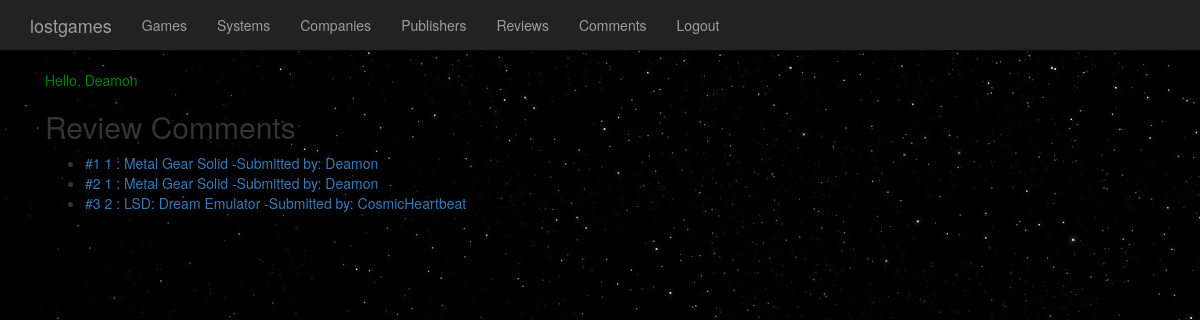
Screenshot of /core/review_comments/ (signed in) with the database file from the repository.
### lostgames/models.py (models this page shows, shortened)
class Review_Comment(models.Model):
    review = models.ForeignKey(Review, on_delete=models.CASCADE)
    comment_text = models.TextField(blank=False, max_length=2500)
    user = models.ForeignKey(User, null=False, on_delete=models.CASCADE)
    created = models.DateTimeField(auto_now_add=True)
    modified = models.DateTimeField(auto_now=True)
    likes = models.PositiveIntegerField(default=0, null=False)

class Review(models.Model):
    game = models.ForeignKey(Game, on_delete=models.CASCADE)
    review_text = models.TextField(blank=False)
    user = models.ForeignKey(User, null=False, on_delete=models.CASCADE)
    created = models.DateTimeField(auto_now_add=True)
    modified = models.DateTimeField(auto_now=True)
    likes = models.PositiveIntegerField(default=0, null=False)
    def __str__(self):
        return str(self.id) + ' : ' + str(self.game) + '   -Submitted by: ' + str(self.user)

class Game(models.Model):
    Genre = (
    ('ACTION', 'Action'),
    ('ADVENTURE', 'Adventure'),
    ('STEALTH', 'Stealth'),
    ('FPS', 'First-Person Shooter'),
    ('PUZZLE', 'Puzzle'),
    ('SIM','Simulator'),
    ('OPEN_WORLD','Open World'),
    ('RPG','Role-Playing Game'),
    ('JRPG', 'Japanese Role-Playing Game'),
    ('STRATEGY', 'Strategy'),
    ('MMO', 'Massively Mutliplayer OnLine'),
    ('PLATFORM', 'Platform'),
    ('MOBA', 'Mutliplayer Online Battle Arena'),
    ('INDIE', 'Indie')
    )
    category = models.CharField(
        max_length=128,
        null=False,
        blank=False,
        choices=Genre,
        default="Adventure")
    title = models.CharField(max_length=256)
    box_art = models.OneToOneField('Photo', null=True, related_name='box_art')
    release_date = models.DateField(db_index=True)
    systems = models.ManyToManyField('System')
    company = models.ForeignKey('Company', null=True)
    publisher = models.ForeignKey('Publisher', null=True, on_delete=models.SET_NULL)
    director = models.ForeignKey('Director', null=True, on_delete=models.SET_NULL)
    plot_summary = models.TextField()
    views = models.PositiveIntegerField(default=0, null=False, db_index=True)
    date_added = models.DateTimeField(auto_now_add=True, db_index=True)
    is_shown =  models.BooleanField(null=False, default=False, db_index=True)
    def __str__(self):
        return self.title

### lostgames/views.py (the view)
@login_required()
def view_review_comments(request):
    review_comments = Review_Comment.objects.all()
    context = { 'review_comments': review_comments }
    return render(request, 'lostgames/review_comments.html', context)

### lostgames/templates/lostgames/review_comments.html (shortened to what this page needs)
{% extends 'lostgames/base.html' %}
{% block content %}
<h2>Review Comments</h2>
{% if review_comments %}
<ul>
{% for review_comment in review_comments %}
    <li><a href="/core/review_comments/{{ review_comment.id }}/">#{{ review_comment.id }} {{ review_comment.review }}</a></li>
{% endfor %}
</ul>
{% endif %}
{% endblock %}

### lostgames/templates/lostgames/base.html (shortened to what this page needs)
{% load staticfiles %}
{% load bootstrap3 %}
<!DOCTYPE html>
<html lange="en">
<head>
  <link rel="stylesheet" href="{% static 'lostgames/styles/lostgames.css' %}"/>
  {% bootstrap_css %}
</head>
<body background="{% static 'lostgames/moon.png'   %}">
  <nav class="navbar navbar-inverse navbar-fixed-top">
    <div class="container">
      <div class="navbar-header">
        <a class="navbar-brand" href="{% url 'game:core-index' %}">lostgames</a>
      </div>
      <div id="navbar" class="collapse navbar-collapse">
        <ul class="nav navbar-nav">
          <li><a href="{% url 'game:games-index' %}">Games</a></li>
          <li><a href="{% url 'game:system-index' %}">Systems</a></li>
          <li><a href="{% url 'game:company-index' %}">Companies</a></li>
          <li><a href="{% url 'game:publisher-index' %}">Publishers</a></li>
          <li><a href="{% url 'game:reviews-index' %}">Reviews</a></li>
          <li><a href="{% url 'game:comments-index' %}">Comments</a></li>
{% if user.is_authenticated %}
          <li><a href="{% url 'logout' %}">Logout</a></li>
{% else %}
          <li><a href="{% url 'login' %}">Login</a></li>
{% endif %}
        </ul>
      </div>
    </div>
  </nav>
  <div class="container">
    <div class="starter-template">
      <p> Hello, {{ user.username }}</p>
      {% block content %}{% endblock %}
    </div>
  </div>
</body>
</html>

### lostgames/static/lostgames/styles/lostgames.css (style rules this page uses)
body { padding-top: 50px; text-color: red; }
p { color: green; }
.starter-template { padding: 20px 15px; text-align: left; }

### rows the page displays
Review_Comment: id "1", review "1 : Metal Gear Solid -Submitted by: Deamon"
Review_Comment: id "2", review "1 : Metal Gear Solid -Submitted by: Deamon"
Review_Comment: id "3", review "2 : LSD: Dream Emulator -Submitted by: CosmicHeartbeat"

### other values shown
{{ user.username }} "Deamon"
